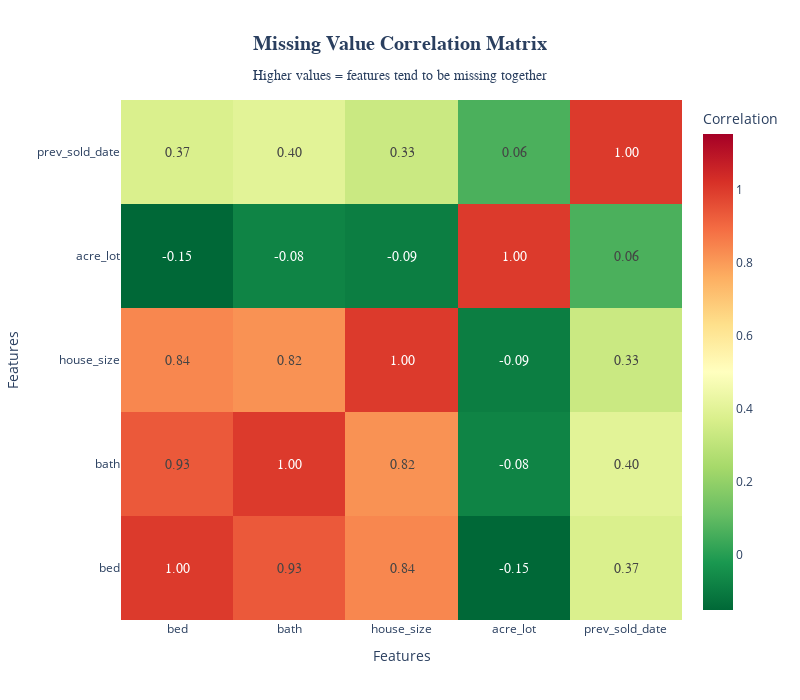

Write notebook code for a chart like this one.
### Code cell
# Correlation matrix of missing values
critical_cols = ['bed', 'bath', 'house_size', 'acre_lot', 'prev_sold_date'] # columns with significant missing values
missing_indicators = df[critical_cols].isnull().astype(int) # create binary indicators
corr_matrix = missing_indicators.corr() # correlation matrix

fig5 = go.Figure(data=go.Heatmap(
    z=corr_matrix.values,
    x=corr_matrix.columns,
    y=corr_matrix.index,
    colorscale='RdYlGn_r',
    zmid=0.5,
    text=corr_matrix.values,
    texttemplate='%{text:.2f}',
    textfont={"size": 14, "family": "Arial Black"},
    colorbar=dict(title="Correlation"),
    hovertemplate='<b>%{y} vs %{x}</b><br>' +
                  'Correlation: %{z:.3f}<br>' +
                  '<extra></extra>'
))

fig5.update_layout(
    title={
        'text': '<b>Missing Value Correlation Matrix</b><br>' +
                '<sub>Higher values = features tend to be missing together</sub>',
        'x': 0.5,
        'xanchor': 'center',
        'font': {'size': 20, 'family': 'Arial Black'}
    },
    xaxis_title='Features',
    yaxis_title='Features',
    width=800,
    height=700,
    template='plotly_white'
)

fig5.show()

### Figure 1 — Plotly figure (JSON) as saved in the notebook; plotly's stock layout.template omitted (floating-point values rounded to 4 significant figures)
{"data": [{"colorbar": {"title": {"text": "Correlation"}}, "colorscale": [[0, "rgb(0,104,55)"], [0.1, "rgb(26,152,80)"], [0.2, "rgb(102,189,99)"], [0.3, "rgb(166,217,106)"], [0.4, "rgb(217,239,139)"], [0.5, "rgb(255,255,191)"], [0.6, "rgb(254,224,139)"], [0.7, "rgb(253,174,97)"], [0.8, "rgb(244,109,67)"], [0.9, "rgb(215,48,39)"], [1, "rgb(165,0,38)"]], "hovertemplate": "<b>%{y} vs %{x}</b><br>Correlation: %{z:.3f}<br><extra></extra>", "text": [[1, 0.9336, 0.8392, -0.1527, 0.3736], [0.9336, 1, 0.8165, -0.07736, 0.3987], [0.8392, 0.8165, 1, -0.09335, 0.3321], [-0.1527, -0.07736, -0.09335, 1, 0.06247], [0.3736, 0.3987, 0.3321, 0.06247, 1]], "textfont": {"family": "Arial Black", "size": 14}, "texttemplate": "%{text:.2f}", "type": "heatmap", "x": ["bed", "bath", "house_size", "acre_lot", "prev_sold_date"], "y": ["bed", "bath", "house_size", "acre_lot", "prev_sold_date"], "z": [[1, 0.9336, 0.8392, -0.1527, 0.3736], [0.9336, 1, 0.8165, -0.07736, 0.3987], [0.8392, 0.8165, 1, -0.09335, 0.3321], [-0.1527, -0.07736, -0.09335, 1, 0.06247], [0.3736, 0.3987, 0.3321, 0.06247, 1]], "zmid": 0.5}], "layout": {"height": 700, "title": {"font": {"family": "Arial Black", "size": 20}, "text": "<b>Missing Value Correlation Matrix</b><br><sub>Higher values = features tend to be missing together</sub>", "x": 0.5, "xanchor": "center"}, "width": 800, "xaxis": {"title": {"text": "Features"}}, "yaxis": {"title": {"text": "Features"}}}}
